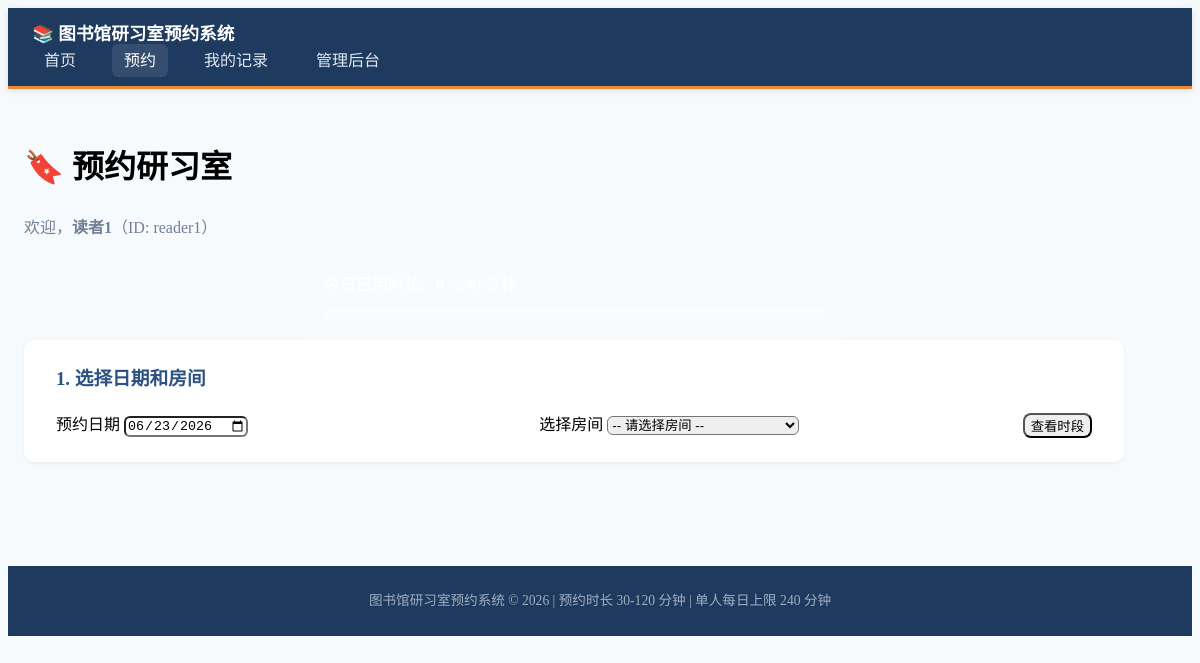
/book, run on an earlier commit of the app's database.
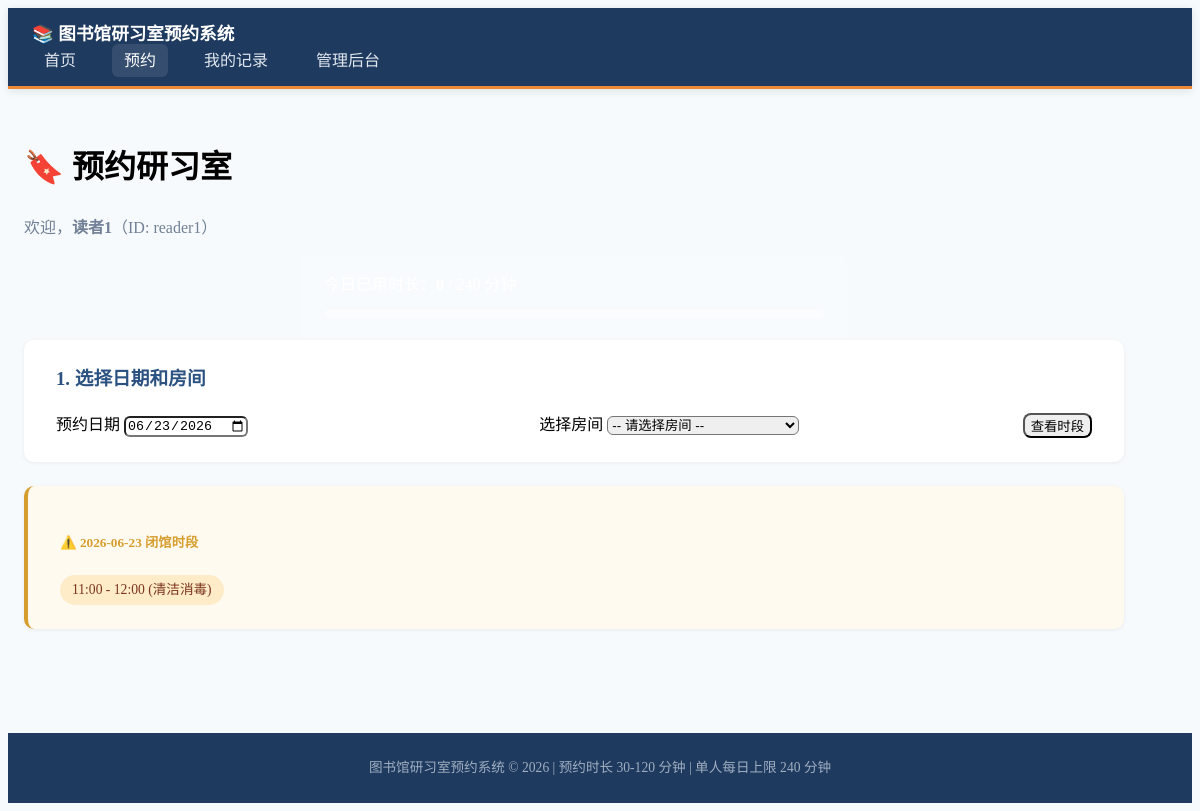
And on a later commit of the database.
### models.py (models this page shows)
class ClosedPeriod(Base):
    __tablename__ = "closed_periods"
    id = Column(Integer, primary_key=True, index=True)
    date = Column(String(10), nullable=False, index=True)
    start_time = Column(String(5), nullable=False)
    end_time = Column(String(5), nullable=False)
    reason = Column(String(200), nullable=True)

### main.py (the view)
@app.get("/book", response_class=HTMLResponse)
async def book_form(
    request: Request,
    user_id: str = "reader1",
    user_name: str = "读者1",
    room_id: Optional[int] = None,
    selected_date: Optional[str] = None,
    db: Session = Depends(get_db)
):
    today = date.today()
    if not selected_date:
        selected_date = today.strftime("%Y-%m-%d")
    rooms = db.query(Room).filter(Room.is_active == True).all()
    selected_room = None
    room_slots = []
    if room_id:
        selected_room = db.query(Room).filter(Room.id == room_id).first()
        if selected_room:
            day_start = datetime.strptime(f"{selected_date} 08:00", "%Y-%m-%d %H:%M")
            day_end = datetime.strptime(f"{selected_date} 22:00", "%Y-%m-%d %H:%M")
            slots = []
            current = day_start
            while current < day_end:
                slot_end = current + timedelta(minutes=30)
                slots.append({"start": current, "end": slot_end})
                current = slot_end
            closed_periods = db.query(ClosedPeriod).filter(ClosedPeriod.date == selected_date).all()
            closed_ranges = []
            for cp in closed_periods:
                cp_start = datetime.strptime(f"{selected_date} {cp.start_time}", "%Y-%m-%d %H:%M")
                cp_end = datetime.strptime(f"{selected_date} {cp.end_time}", "%Y-%m-%d %H:%M")
                closed_ranges.append((cp_start, cp_end, cp.reason))
            for slot in slots:
                status = "available"
                closed_reason = ""
                overlap_count = 0
                for cp_start, cp_end, reason in closed_ranges:
                    if slot["start"] < cp_end and slot["end"] > cp_start:
                        status = "closed"
                        closed_reason = reason
                        break
                if status == "available":
                    active_bookings = db.query(Booking).filter(
                        Booking.room_id == room_id,
                        Booking.status == "active",
                    ).all()
                    for b in active_bookings:
                        if slot["start"] < b.end_time and slot["end"] > b.start_time:
                            overlap_count += 1
                    if overlap_count >= selected_room.capacity:
                        status = "full"
                room_slots.append({
                    "start": slot["start"],
                    "end": slot["end"],
                    "time_label": f"{slot['start'].strftime('%H:%M')}-{slot['end'].strftime('%H:%M')}",
                    "status": status,
                    "closed_reason": closed_reason,
                    "overlap_count": overlap_count,
                    "capacity": selected_room.capacity
                })
    closed_periods_list = db.query(ClosedPeriod).filter(ClosedPeriod.date == selected_date).all()
    user_minutes = get_user_daily_minutes(db, user_id, selected_date)
    return templates.TemplateResponse("book.html", {
        "request": request,
        "rooms": rooms,
        "selected_room": selected_room,
        "room_slots": room_slots,
        "selected_date": selected_date,
        "user_id": user_id,
        "user_name": user_name,
        "closed_periods": closed_periods_list,
        "min_booking": MIN_BOOKING_MINUTES,
        "max_booking": MAX_BOOKING_MINUTES,
        "user_minutes": user_minutes,
        "max_daily_minutes": MAX_DAILY_MINUTES
    })

### templates/book.html (shortened to what this page needs)
<!DOCTYPE html>
<html lang="zh-CN">
<head>
    <link rel="stylesheet" href="https://cdn.jsdelivr.net/npm/@picocss/pico@1/css/pico.min.css">
    <link rel="stylesheet" href="/static/style.css">
</head>
<body>
    <nav class="container-fluid nav-bar">
        <ul>
            <li><strong>📚 图书馆研习室预约系统</strong></li>
        </ul>
        <ul>
            <li><a href="/?user_id={{ user_id }}&user_name={{ user_name }}">首页</a></li>
            <li><a href="/book?user_id={{ user_id }}&user_name={{ user_name }}" class="active">预约</a></li>
            <li><a href="/history?user_id={{ user_id }}&user_name={{ user_name }}">我的记录</a></li>
            <li><a href="/admin">管理后台</a></li>
        </ul>
    </nav>
    <main class="container">
        <h1>🔖 预约研习室</h1>
        <p class="muted">欢迎，<strong>{{ user_name }}</strong>（ID: {{ user_id }}）</p>
        <div class="user-stats">
            <p>今日已用时长：<strong>{{ user_minutes }}</strong> / {{ max_daily_minutes }} 分钟
                <progress value="{{ user_minutes }}" max="{{ max_daily_minutes }}"></progress>
            </p>
        </div>
        <section>
            <h3>1. 选择日期和房间</h3>
            <form method="get" action="/book" class="form-inline">
                <div>
                    <label for="selected_date">预约日期</label>
                    <input type="date" id="selected_date" name="selected_date" value="{{ selected_date }}" required>
                </div>
                <div>
                    <label for="room_id">选择房间</label>
                    <select id="room_id" name="room_id" required>
                        <option value="">-- 请选择房间 --</option>
                    </select>
                </div>
                <button type="submit" role="button">查看时段</button>
            </form>
        </section>
        {% if closed_periods %}
        <section class="closed-section">
            <h5>⚠️ {{ selected_date }} 闭馆时段</h5>
            <div class="closed-list">
                {% for cp in closed_periods %}
                <span class="badge closed-badge">{{ cp.start_time }} - {{ cp.end_time }} ({{ cp.reason }})</span>
                {% endfor %}
            </div>
        </section>
        {% endif %}
    </main>
    <footer class="container-fluid footer-bar">
        <p class="muted small text-center">图书馆研习室预约系统 © 2026 | 预约时长 {{ min_booking }}-{{ max_booking }} 分钟 | 单人每日上限 {{ max_daily_minutes }} 分钟</p>
    </footer>
</body>
</html>

What changed in the data, as far as the page shows it:
added ClosedPeriod: start_time "11:00", end_time "12:00", reason "清洁消毒"
Also different on the page:
{{ selected_date }}: (not shown) → "2026-06-23"
text now shown: "⚠️ 闭馆时段"
